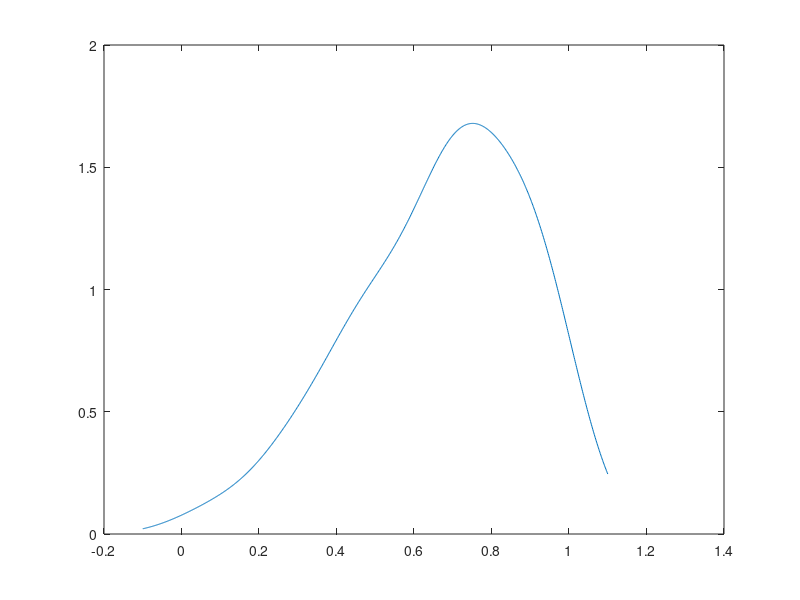

MATLAB code to generate this figure:
% configuro la semilla inicial del proceso aleatorio uniformerand ("seed", 123);% numero de simulacionesN=100;% simular una variable aleatoria uniforme cero unoU = rand(N,1);% genero la variable aleatoria pedidaX= sqrt(U);% media de Xmean(X)% varianza de Xvar(X)% simulaciones de la variable independienten = 1000;% variable independientex = linspace(-0.1,1.1,n);% constante de filtrado (y dispersion de la Gaussiana)h = 0.1;% proceso aleatorio%  pdf estimadap = zeros(size(x));% para cada muestrafor i=1:N  % para cada variable independiente  for j=1:length(x)        % kernel function, Gaussian        K = (1/sqrt(2*pi))*exp(-(1/2)*((X(i)-x(j))/h)^2);        % estimation of pdf        p(j) = p(j) + (1/(N*h)) * K;    endforendfor      plot(x,p)